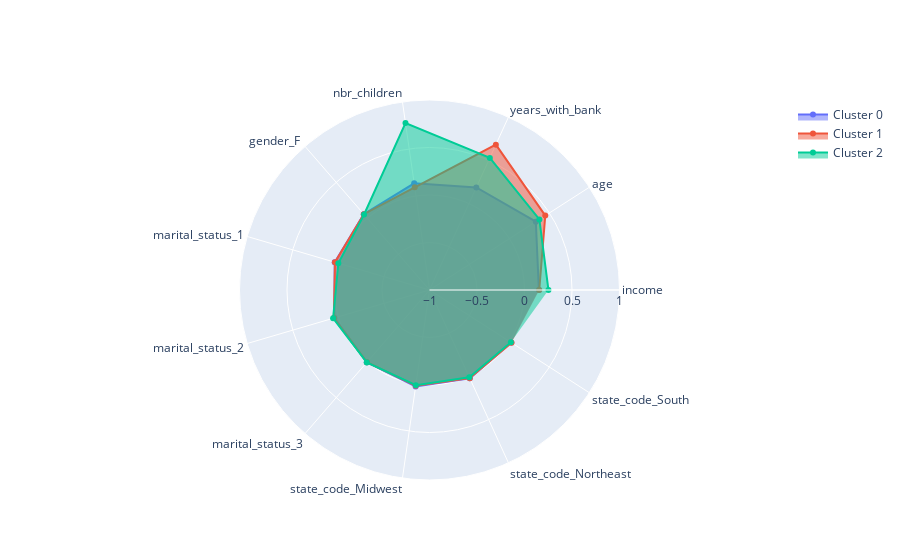

Notebook source saved alongside this figure:
### Code cell
# radar plot for Hierchical clustering
features = list(means2.columns)

fig = go.Figure()

clusters=[0,1,2]

for c in clusters:
    fig.add_trace(go.Scatterpolar(
          r=list(means2.loc[c]),
          theta=features,
          fill='toself',
          name='Cluster '+str(c)
    ))

fig.update_layout(
      polar=dict(
        radialaxis=dict(
          visible=True,
          range=[-1, 1]
        )),
      showlegend=True
    )

fig.show()

### Figure 1 — Plotly figure (JSON) as saved in the notebook; plotly's stock layout.template omitted (floating-point values rounded to 4 significant figures)
{"data": [{"fill": "toself", "name": "Cluster 0", "r": [0.1514, 0.3303, 0.1861, 0.1344, 0.05647, 0.03994, 0.04435, 0.007438, 0.02507, 0.02066, 0.02314], "theta": ["income", "age", "years_with_bank", "nbr_children", "gender_F ", "marital_status_1", "marital_status_2", "marital_status_3", "state_code_Midwest", "state_code_Northeast", "state_code_South"], "type": "scatterpolar"}, {"fill": "toself", "name": "Cluster 1", "r": [0.1552, 0.4486, 0.6819, 0.09231, 0.05584, 0.03732, 0.04929, 0.005128, 0.01709, 0.01994, 0.0265], "theta": ["income", "age", "years_with_bank", "nbr_children", "gender_F ", "marital_status_1", "marital_status_2", "marital_status_3", "state_code_Midwest", "state_code_Northeast", "state_code_South"], "type": "scatterpolar"}, {"fill": "toself", "name": "Cluster 2", "r": [0.2521, 0.3748, 0.5286, 0.7758, 0.05152, 0, 0.05758, 0.009091, 0.01212, 0.009091, 0.01818], "theta": ["income", "age", "years_with_bank", "nbr_children", "gender_F ", "marital_status_1", "marital_status_2", "marital_status_3", "state_code_Midwest", "state_code_Northeast", "state_code_South"], "type": "scatterpolar"}], "layout": {"autosize": true, "polar": {"angularaxis": {"type": "category"}, "radialaxis": {"autorange": false, "range": [-1, 1], "type": "linear", "visible": true}}, "showlegend": true}}
